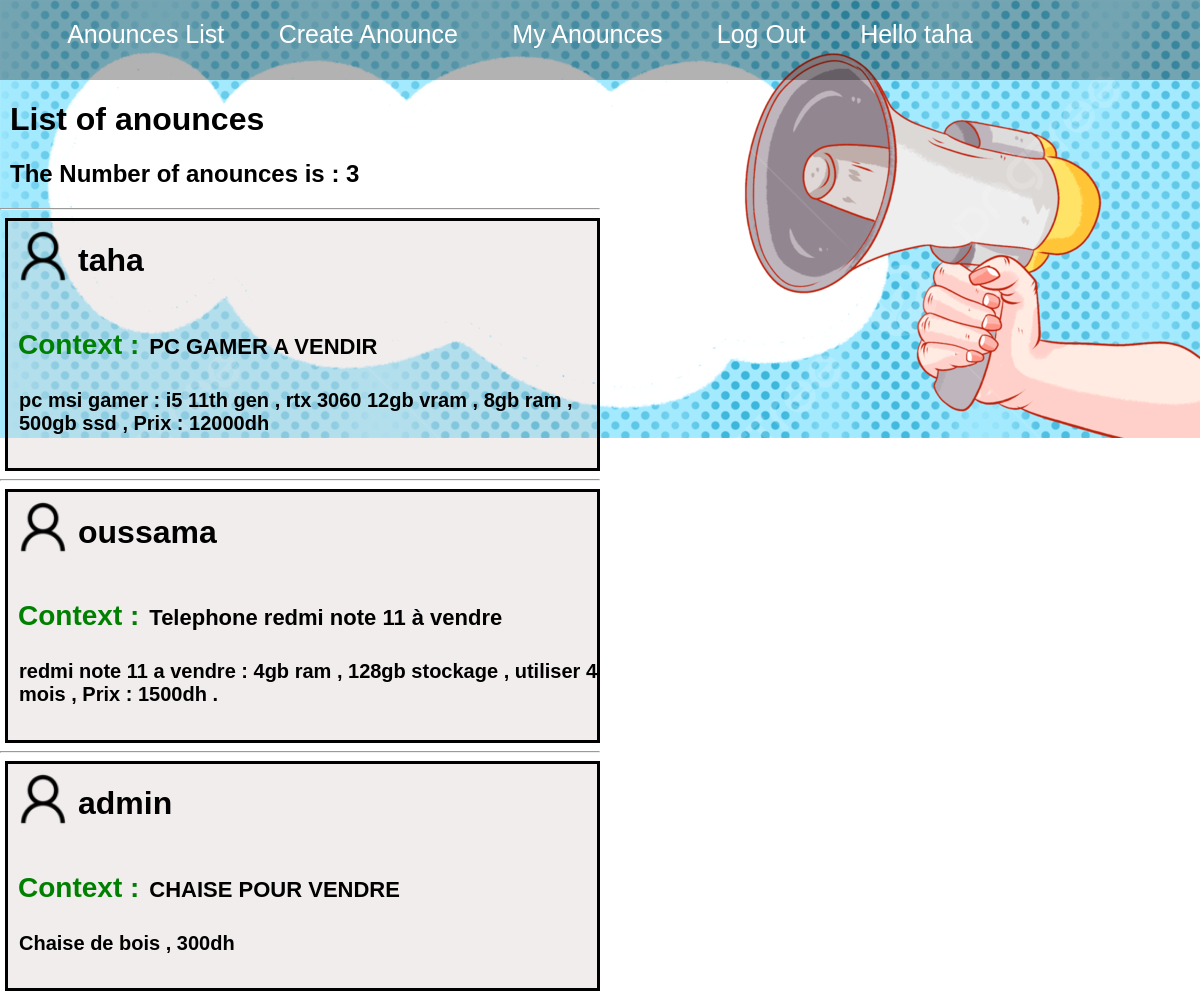
/Anounces_listHTML.php (signed in), run on the app's committed database.
### tables this page shows
CREATE TABLE IF NOT EXISTS `anounces` (
  `id_anounce` int(11) NOT NULL AUTO_INCREMENT,
  `context` char(50) NOT NULL,
  `text` char(255) NOT NULL,
  `id_user` int(11) NOT NULL,
  `date_anounce` date DEFAULT NULL,
  `image` char(255) DEFAULT NULL,
  `reported` int(11) DEFAULT NULL,
  PRIMARY KEY (`id_anounce`),
  KEY `id_user` (`id_user`)
);

CREATE TABLE IF NOT EXISTS `users` (
  `id_user` int(11) NOT NULL AUTO_INCREMENT,
  `username` char(15) DEFAULT NULL,
  `email` char(55) DEFAULT NULL,
  `password` char(32) DEFAULT NULL,
  PRIMARY KEY (`id_user`),
  UNIQUE KEY `email` (`email`)
);

### Anounces_listHTML.php (the view)
<?php
    include('elements/header.php');
?>
    <main>
    <?php
        include("elements/connect.php");
        $query = "select * from anounces";
        $result = mysqli_query($connection,$query);
        $n = mysqli_num_rows($result);
        echo "<h1 class='anounce_list_h1'>List of anounces</h1>";
        echo "<h2 class='anounce_list_h2'>The Number of anounces is : {$n}</h5>";
        for ($i=0;$i<$n;$i++){
            echo "<hr>";
            $ligne = mysqli_fetch_assoc($result);
            echo "<div class='anounce_container'>";
            echo "<div class='user_place'>";
            echo "<img style='height:70px;' src='photos/userlogo.png'></img>";
            $query_user = "select username from users where id_user='".$ligne['id_user']."'";
            $result_user = mysqli_query($connection,$query_user);
            $ligne_user = mysqli_fetch_assoc($result_user);
            echo "<h1>".$ligne_user['username']."</h1>";
            echo "</div>";
            echo "<h3 class='anounce_list_h3'>Context :</h3>";
            echo "<h4 class='anounce_list_h4'>".$ligne['context']."</h4>";
            echo "<h5 class='anounce_list_h5'>".$ligne['text']."</h4>";
            echo "</div>";
            }
    ?>
    </main>
</body>
</html>

### style.css (style rules this page uses)
body { margin: 0; background-image: url('photos/background.jpg'); background-repeat: no-repeat; }
.anounce_list_h3 { margin-left: 10px; font-weight: bolder; font-size: 28px; margin-bottom: 10px; display: inline-block; color: green; }
.anounce_list_h1 { margin-left: 10px; }
.anounce_list_h2 { margin-left: 10px; }
.anounce_list_h4 { margin-left: 10px; font-size: 22px; margin-top: 0px; display: inline-block; }
.anounce_list_h5 { margin-left: 11px; margin-top: 0px; font-size: 20px; }
.user_place { display: flex; }
.anounce_container { margin-left: 5px; border: solid black 3px; background: rgba(212, 195, 195, 0.3); }
main { width: 50%; height: 500px; font-family: regular, sans-serif; }

### data on the page
anounces: id_user.username "taha", context "PC GAMER A VENDIR", text "pc msi gamer : i5 11th gen , rtx 3060 12gb vram , 8gb ram , 500gb ssd , Prix : 12000dh"
anounces: id_user.username "oussama", context "Telephone redmi note 11 à vendre", text "redmi note 11 a vendre : 4gb ram , 128gb stockage , utiliser 4 mois , Prix : 1500dh ."
anounces: id_user.username "admin", context "CHAISE POUR VENDRE", text "Chaise de bois , 300dh"

### other printed values
$_SESSION['username'] "taha"
$n "3"
